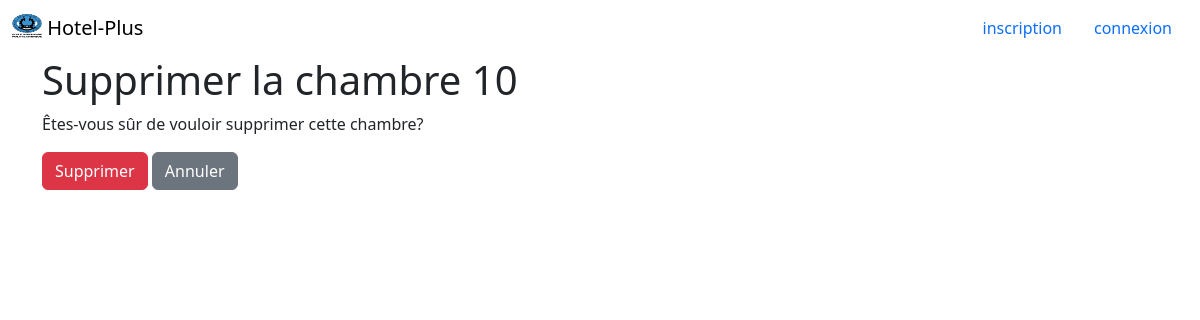
The page /chambre/chambre/supprimer/1/ on the database as committed earlier.
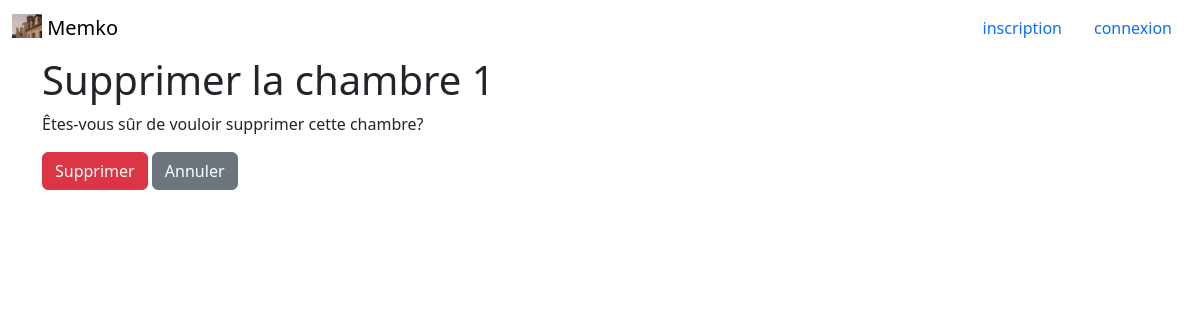
The same page on the database as committed later.
### configuration/models.py (models this page shows, shortened)
class Configuration(models.Model):
    proprietaire = models.ForeignKey(settings.AUTH_USER_MODEL, on_delete=models.CASCADE, null=True)
    nom = models.CharField(max_length=100)
    telephone = models.CharField(max_length=100, blank=True)
    adresse = models.CharField(max_length=200, blank=True)
    image = models.ImageField(upload_to="Logo", blank=True, null=True)
    date_ajout = models.DateField(auto_now=True)

### chambre/models.py (models this page shows, shortened)
class Chambre(models.Model):
    proprietaire = models.ForeignKey(
        settings.AUTH_USER_MODEL,
        on_delete=models.CASCADE,
        null=True,
        related_name='chambres'
    )
    numero_chambre = models.IntegerField(default=0)
    TYPE_SIMPLE = 'simple'
    TYPE_DOUBLE = 'double'
    TYPE_CHOICES = [
        (TYPE_SIMPLE, 'Simple'),
        (TYPE_DOUBLE, 'Double'),
    ]
    type_chambre = models.CharField(max_length=10, null=True, choices=TYPE_CHOICES)
    ETAT_LIBRE = 'libre'
    ETAT_OCCUPEE = 'occupee'
    ETAT_CHOICES = [
        (ETAT_LIBRE, 'Libre'),
        (ETAT_OCCUPEE, 'Occupée'),
    ]
    etat = models.CharField(max_length=10, null=False, choices=ETAT_CHOICES)
    STATUT_SALE = 'sale'
    STATUT_PROPRE = 'propre'
    STATUT_CHOICES = [
        (STATUT_SALE, 'Sale'),
        (STATUT_PROPRE, 'Propre'),
    ]
    statut = models.CharField(max_length=10, null=True, choices=STATUT_CHOICES)
    prix = models.DecimalField(max_digits=10, decimal_places=2)
    date = models.DateField(auto_now=True)

### chambre/views.py (the view)
# urls.py: path('chambre/supprimer/<int:chambre_id>/', supprimer_chambre, name='supprimer_chambre'),
def supprimer_chambre(request, chambre_id):
    chambre = get_object_or_404(Chambre, id=chambre_id)
    if request.method == 'POST':
        chambre.delete()
        return redirect('liste_chambres')
    return render(request, 'chambre/supprimer_chambre.html', {'chambre': chambre})

### configuration/context_processors.py (called while the page is built)
def configuration_hotel(request):
    try:
        configuration = Configuration.objects.latest('id')
    except Configuration.DoesNotExist:
        configuration = None
    return {'configuration': configuration}

### chambre/templates/chambre/supprimer_chambre.html (shortened to what this page needs)
{% extends 'base.html' %}
{% block content %}
    <div class="container">
        <h1>Supprimer la chambre {{ chambre.numero_chambre }}</h1>
        <form method="POST" action="{% url 'supprimer_chambre' chambre.id %}">
            <p>Êtes-vous sûr de vouloir supprimer cette chambre?</p>
            <a href="{% url 'liste_chambre' %}" class="btn btn-danger">Supprimer</a>
            <a href="{% url 'liste_chambre' %}" class="btn btn-secondary">Annuler</a>
        </form>
    </div>
{% endblock %}

### templates/base.html (shortened to what this page needs)
{% load static %}
<html lang="en">
<head>
    <link rel="stylesheet" href="{% static 'css/style.css' %}">
    <link rel="stylesheet" href="{% static 'fontawesome-web/css/fontawesome.css' %}">
    <link rel="stylesheet" href="{% static 'fontawesome-web/css/solid.css' %}">
    <link rel="stylesheet" href="{% static 'fontawesome-web/css/brands.css' %}">
    <link rel="stylesheet" href="{% static 'bootstrap/css/bootstrap.min.css' %}">
</head>
<body>
    <header>
        <nav class="navbar bg-muted">
          <div class="container-fluid">
              {% if user.is_authenticated %}
                <a class="navbar-brand" href="{% url 'home-users' %}">
                    <img src="{{ configuration.image.url }}" alt="Logo" width="30" height="24" class="d-inline-block align-text-top">
                    {{ configuration.nom }}
                </a>
                <ul class="nav jus tify-content-end">
                  <li class="nav-item">
                    <a class="nav-link orange" href="{% url 'home-users' %}">Bienvenue : {{ user.username }}</a>
                  </li>
                  <li class="nav-item">
                    <a class="nav-link orange " href="{% url 'deconnexion' %}">Deconnexion</a>
                  </li>
                </ul>
              {% else %}
                <a class="navbar-brand" href="{% url 'index' %}">
                  <img src="{{ configuration.image.url }}" alt="Logo" width="30" height="24" class="d-inline-block align-text-top">
                    {{ configuration.nom }}
                </a>
                <ul class="nav justify-content-end">
                  <li class="nav-item">
                    <a class="nav-link active" aria-current="page" href="{% url 'inscription' %}">inscription</a>
                  </li>
                  <li class="nav-item">
                    <a class="nav-link" href="{% url 'connexion' %}">connexion</a>
                  </li>
                </ul>
              {% endif %}
          </div>
        </nav>
    </header>
    <main>
        <div class="content">
            {% block content %}
            {% endblock %}
        </div>
    </main>
</body>
</html>

### static/css/style.css (style rules this page uses)
html { --orange : orange; --noire : black; --semi-noire: #111; --blanc : white; --white : whitesmoke; --vert: green; --rouge: red; }
html, body { height: 99.9%; }
body { display: flex; flex-direction: column; margin: 0; background-color: var(--white); }
main { flex-grow: 1; }

Rows that differ between the two databases and show on the page:
no longer on this page (row edited): Configuration: image (picture), nom "Hotel-Plus"
added Configuration: image (picture), nom "Memko"
changed Chambre: numero_chambre "10" → "1"
